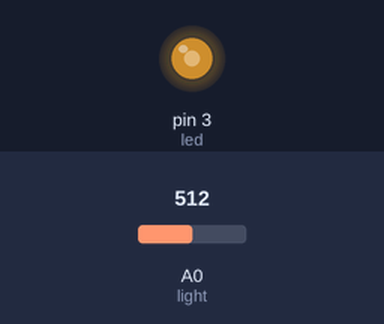
Simulated run of this sketch. Board: Arduino Uno, built with avr-gcc and run on an emulated ATmega328P. Shown: output pins drawn as LEDs (lit = HIGH). The inputs (shaded band) are chosen by the test bench; at power-on: A0 (light) = 512.

Above: at 1.2 s.
1.3 s: A0 (light) set to 716
At 1.9 s:
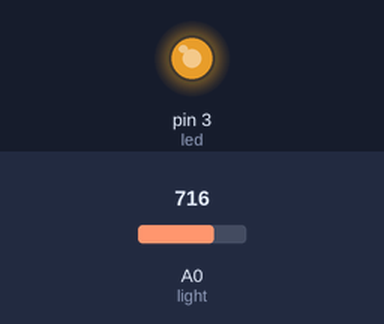
2.8 s: A0 (light) set to 306
At 3.1 s:
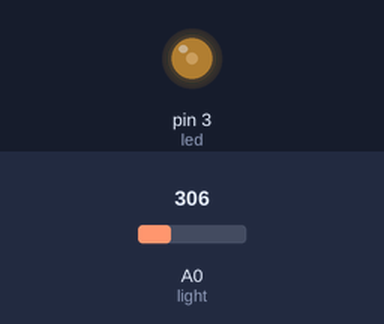
4.3 s: A0 (light) set to 122
At 5.4 s:
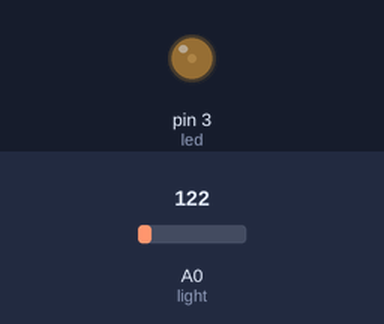
5.8 s: A0 (light) set to 0
At 6.6 s:
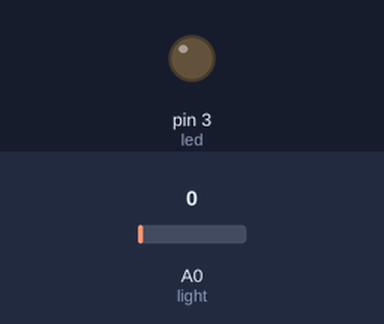
Timing chart, 0 to 8.3 s (numbered marks = the images above; inputs shaded):
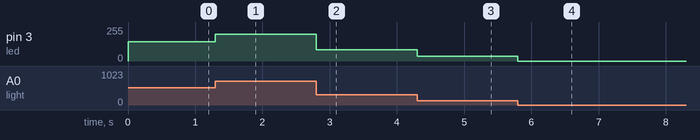

The sketch:

light_sensor_LED.ino
```cpp
// example "light sensor led"
/*
using photoresistor to sense the light intensity and lighting led with the crossponding measured intensity.
*/

// defining led pin with pulse width modulation "PWD"
const int led = 3;

// defining photoresistor analoge pin.
const int light = A0;

// variable to store light level.
int lightLvl;


void setup() {
  // defining the led pin as output.
  pinMode(led,OUTPUT);
}


void loop() {
  // storing the value from the analog pinn of the photoresistor
  lightLvl = analogRead(light);

  // channging the analoge value of the photoresistor volt to digital value
  lightLvl = map(lightLvl, 0, 900, 0, 255 );

  // constrains the lightLvl to be within range of [0:255].
  lightLvl = constrain(lightLvl, 0, 255);

  // lights the led with intensity that crossponds the value of the photoresistor
  analogWrite(led, lightLvl);
}
```

Measured:
- after the input at 1.3 s, pin 3 (led): 145/255 → 202/255 at once
- after the input at 2.8 s, pin 3 (led): 202/255 → 86/255 at once
- after the input at 4.3 s, pin 3 (led): 86/255 → 34/255 at once
- after the input at 5.8 s, pin 3 (led): 34/255 → 0/255 at once
